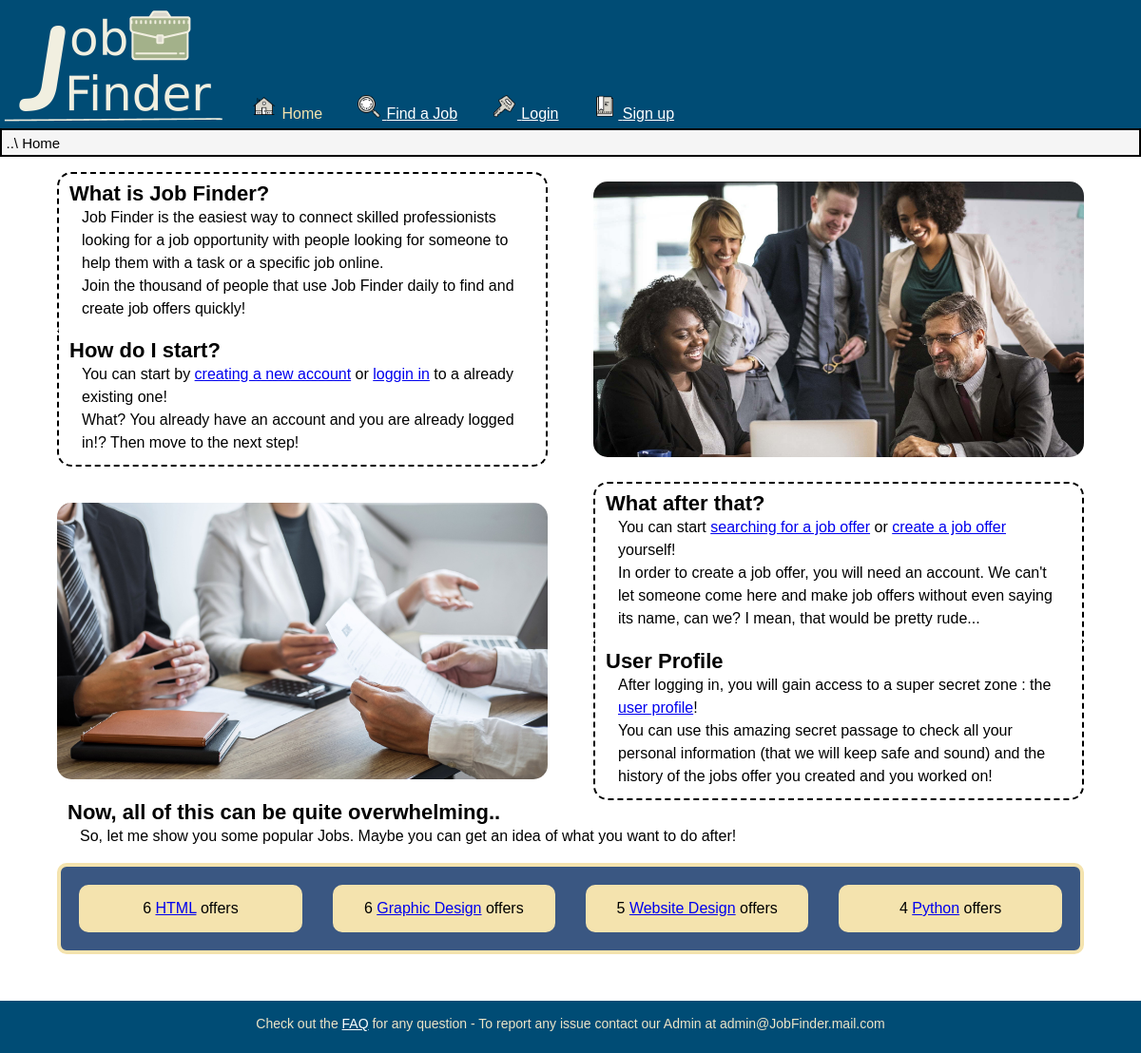
The page /PHP/Index.php on the database its author committed.
### tables this page shows
CREATE TABLE `tags` (
  `Code_tag` int(10) UNSIGNED NOT NULL,
  `Name` varchar(65) NOT NULL,
  `Category` int(4) DEFAULT NULL
);

### PHP/DBAccess.php (called while the page is built, shortened)
<?php
class DBAccess {
	private $connection;
	public function openDBConnection(){
		$this->connection = mysqli_connect(DBAccess::HOST_DB, DBAccess::USERNAME, DBAccess::PASSWORD, DBAccess::DBNAME);
		if(!$this->connection){
			echo("connessione al DB fallita: ".mysqli_connect_errno());
			return false;
		}
		else
			return true;
	}
  public function getMostPopularJobs() {
    $query='SELECT Name,tags.Code_tag, COUNT(Code_job) AS frequency FROM tags RIGHT JOIN tags_current_jobs ON tags.Code_tag= tags_current_jobs.Code_tag GROUP BY tags.Code_tag ORDER BY frequency DESC LIMIT 4;';
    $queryResult = mysqli_query($this->connection, $query);
    if(mysqli_num_rows($queryResult) == 0)
      return null;
    else {
      $result=array();
      while ($tmp=mysqli_fetch_array($queryResult))
        array_push($result,$tmp);
      return $result;
    }
    return null;
  }
}
?>

### PHP/Index.php (the view, shortened to what this page needs)
<?php
  require_once 'DBAccess.php';
  $url ='..'. DIRECTORY_SEPARATOR .'HTML'. DIRECTORY_SEPARATOR .'Index.html';
  $HTML = file_get_contents($url);
  $HTMLContent='';
  if(isset($_SESSION['user_Username']))
  {
    $HTML = str_replace('<createjob/>','
      <li><a href="CreateJob.php">
      <img src="..'. DIRECTORY_SEPARATOR .'IMG'. DIRECTORY_SEPARATOR .'Icons'. DIRECTORY_SEPARATOR .'write.png" class="icons" alt=""> Create an Offer </a></li>',$HTML);
    $HTMLContent = '<li><a href="Welcome.php">
      <img src="..'. DIRECTORY_SEPARATOR .'IMG'. DIRECTORY_SEPARATOR .'UsrPrfl'. DIRECTORY_SEPARATOR . $_SESSION['user_Icon'] .'" alt="Profile Picture" id="profilepic" class="icons">User Profile</a></li>';
  }
  else
  {
    $HTML = str_replace('<createjob/>','',$HTML);
      $HTMLContent = '
        <li><a href="Login.php">
        <img src="..'. DIRECTORY_SEPARATOR .'IMG'. DIRECTORY_SEPARATOR .'Icons'. DIRECTORY_SEPARATOR .'login.png" class="icons" alt=""> Login </a></li>
        <li><a href="Signup.php">
        <img src="..'. DIRECTORY_SEPARATOR .'IMG'. DIRECTORY_SEPARATOR .'Icons'. DIRECTORY_SEPARATOR .'book.png" class="icons" alt=""> Sign up </a></li>';
  }
  $DBAccess = new DBAccess();
  $tags = $DBAccess->getMostPopularJobs();
  if($tags)
  {
    $HTMLTags = '<ul id="popularJobsList">';
    foreach( $tags as $T)
    {
      $HTMLTags .= '<li>'.$T["frequency"] .' <a href="findjob.php?tag='.$T["Code_tag"].'">'. $T["Name"] .'</a> offers</li>';
    }
    $HTMLTags .= '</ul>';
    $HTML = str_replace('<popularjobs/>',$HTMLTags,$HTML);
  }
  else
  {
    $HTML = str_replace('<popularjobs/>','There are currently no popular tags available, please check again later',$HTML);
  }
  $HTML = str_replace('<subpage/>',$HTMLContent,$HTML);
  echo $HTML;
?>

### CSS/StyleSheet.css (style rules this page uses)
:root { --background: #ECE5C7; --linksOnBlue: #F4E3AE; --links: #0000EE; --visitedLinks: #800080; --color: #004C75; --subcolor: #3A5782; --content: #fff; --black: #000; --darkWhite: #d1d9e6; --shadow: #999; --correct: #44c244; --correctBackground: #35AA35; --error: #d4110b; --errorBackground: #FD6868; }
html { width: 100%; background-color: var(--background); }
html, body { min-height: 94vh; }
body { background-color: var(--content); font-family:Tahoma, sans-serif; margin:auto; padding-bottom: 3%; max-width: 1200px; overflow-x: hidden; }
main { padding: 1em; margin-bottom: 1em; }
p { line-height: 1.5em; }
a { color: var(--links) }
header { background-color: var(--color); display: flex; align-items: flex-end; }
header img#Logo { width: 20%; }
header ul { margin:auto; list-style-type: none; margin: 0; padding: 0; }
header ul li { display:inline-block; padding: 0.4em; margin-left: 1em; }
header ul li a:link { margin-bottom: 0.2em; color: var(--content); }
header ul li span { color: var(--linksOnBlue); margin-bottom: 0.2em; }
header img.icons { width:1.5em; height:1.5em; padding-right :0.15em; vertical-align: text-bottom; }
nav.breadcrumb { font-size: 0.9375em; padding: 0.3em; background-color:whitesmoke; border-width: 0em; border: solid 2px var(--black); }
footer { position: fixed; bottom: 0; min-height: 5%; width: 100%; text-align:center; background-color: var(--color); max-width: 1200px; margin: auto; z-index:5; }
footer#footer p { display: inline-block; font-size: 0.875em; color: var(--background); }
footer#footer a:link { color: var(--content); }
img.icons { width: 1.5em; height: 1.5em; display: inline-block; padding: 0.2em; }
main#Home { margin: auto; width: 90%; margin-bottom: 3%; display: grid; column-gap: 3em; grid-template-columns: 1fr 1fr; }
main#Home img { align-self: center; width: 100%; border-radius: 15px; }
img#firstImg { grid-row: 1 / span 2; grid-column: 2; margin-bottom: 1em; justify-self: center; }
div#Intro, div#Account, div#Function, div#UserProf { border-color: #000; border-right: 2px dashed; border-left: 2px dashed; padding-top: 0.5em; padding-bottom: 0.7em; }
div#Intro { grid-row: 1; grid-column: 1; border-top: 2px dashed; border-radius: 15px 15px 0 0; }
div#Account { grid-row: 2; grid-column: 1; border-bottom: 2px dashed; margin-bottom: 1em; border-radius: 0 0 15px 15px; }
div#Function { grid-row: 3; grid-column: 2; border-top: 2px dashed; border-radius: 15px 15px 0 0; }
div#UserProf { grid-row: 4; grid-column: 2; border-bottom: 2px dashed; border-radius: 0 0 15px 15px; }
img#secondImg { grid-row: 3 / span 2; grid-column: 1; justify-self: center; }
div#popularJobs { grid-row: 5; grid-column: 1 / span 2; }
ul#popularJobsList { background-color: var(--subcolor); padding: 0.2em; display: flex; flex-direction: row; border: 4px solid var(--linksOnBlue); border-radius: 10px; }
ul#popularJobsList li { list-style-type: none; text-align: center; width: 80%; margin: 1em; padding: 1em; background-color: var(--linksOnBlue); border-radius: 10px; }
h1.index { text-align:left; padding-left : 0.5em; font-size: 1.375em; display: inline; vertical-align: middle; }
p.subIndex { text-align:left; padding-left: 1.5em; width: 90%; margin: 0%; }
.hiddenHelp { position: absolute; height: 1px; width: 1px; overflow: hidden; }

### CSS/Print.css (style rules this page uses)
html { width: 100%; margin: 0; float: none; font-size: 1em; }
.hiddenHelp { display: none; }
header, header > img { display: none; }
ul#menu, ul#menu img { display: none; }
nav.breadcrumb { display: none; }
footer#footer, footer#footer img { display: none; }
img#firstImg, img#secondImg { width: 25%; display: block; }
h1 { font-size: 1.2em; }

### rows shown on the page
tags: frequency "6", Name "HTML"
tags: frequency "6", Name "Graphic Design"
tags: frequency "5", Name "Website Design"
tags: frequency "4", Name "Python"
